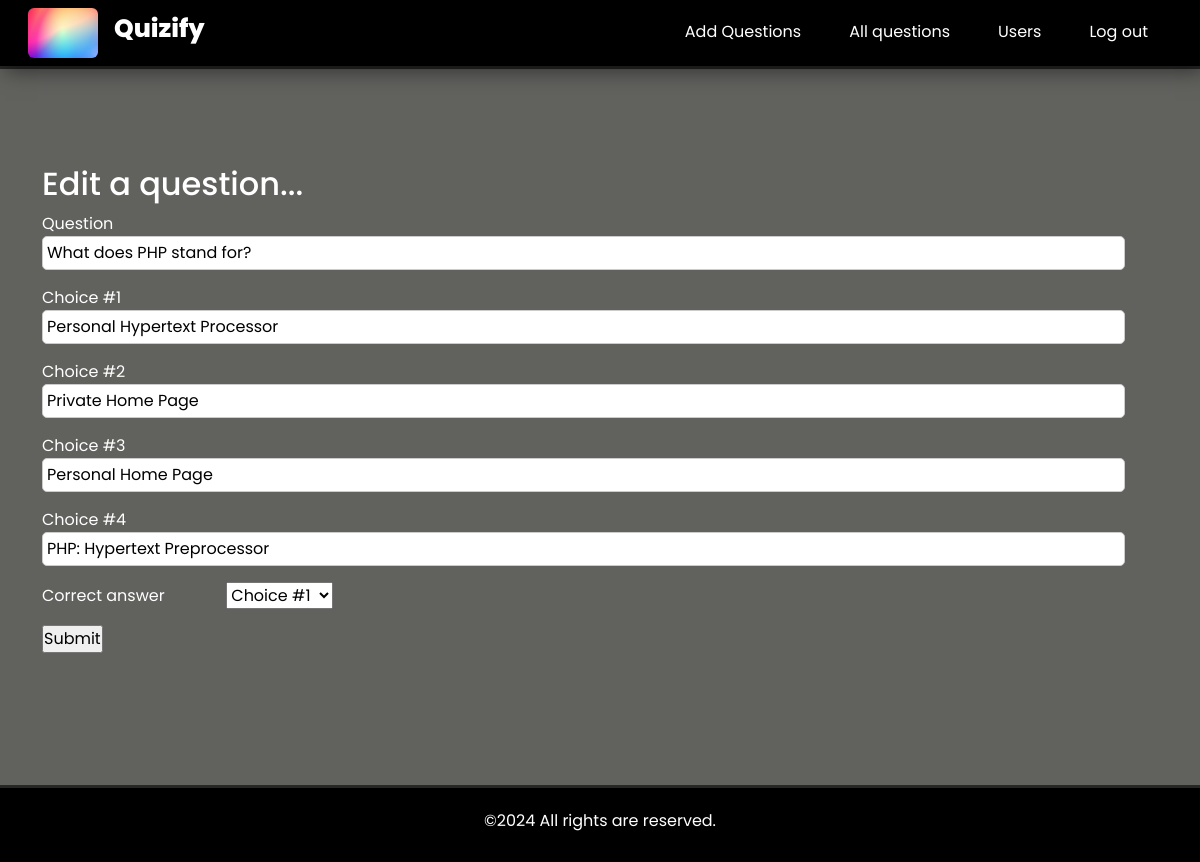
The app's page /editquestion.php?qno=1 (signed in) with its own data.
### tables this page shows
CREATE TABLE `questions` (
  `qid` int(11) NOT NULL,
  `qno` int(11) NOT NULL,
  `question` text NOT NULL,
  `ans1` text NOT NULL,
  `ans2` text NOT NULL,
  `ans3` text NOT NULL,
  `ans4` text NOT NULL,
  `correct_answer` varchar(1) NOT NULL
);

### editquestion.php (the view, shortened to what this page needs)
<?php include "config.php";
if (isset($_SESSION['user_name'])) {
	?>
<?php
if (isset($_GET['qno'])) {
	$qno = mysqli_real_escape_string($conn , $_GET['qno']);
	if (is_numeric($qno)) {
		$query = "SELECT * FROM questions WHERE qno = '$qno' ";
		$run = mysqli_query($conn, $query) or die(mysqli_error($conn));
		if (mysqli_num_rows($run) > 0) {
			while ($row = mysqli_fetch_array($run)) {
                 $question = $row['question'];
                 $ans1 = $row['ans1'];
                 $ans2 = $row['ans2'];
                 $ans3 = $row['ans3'];
                 $ans4 = $row['ans4'];
			}
		}
		else {
			echo "<script> alert('error');
			window.location.href = 'allquestions.php'; </script>" ;
		}
	}
	else {
		header("location: allquestions.php");
	}
}
?>
<!DOCTYPE html>
<html>
	<head>
		<link rel="stylesheet" type="text/css" href="css/style.css">
	</head>
	<body>
		<main>
		<section>
			<div class="container">
				<h2>Edit a question...</h2>
				<form method="post" action="">
					<p>
						<label>Question</label>
						<input type="text" name="question" required="" value="<?php echo $question; ?>">
					</p>
					<p>
						<label>Choice #1</label>
						<input type="text" name="choice1" required="" value="<?php echo $ans1; ?>">
					</p>
					<p>
						<label>Choice #2</label>
						<input type="text" name="choice2" required="" value="<?php echo $ans2; ?>">
					</p>
					<p>
						<label>Choice #3</label>
						<input type="text" name="choice3" required="" value="<?php echo $ans3; ?>">
					</p>
					<p>
						<label>Choice #4</label>
						<input type="text" name="choice4" required="" value="<?php echo $ans4; ?>">
					</p>
					<p>
						<label>Correct answer</label>
						<select name="answer" >
                        <option value="a">Choice #1 </option>
                    </select>
					</p>
					<p>
						<input type="submit" name="submit" value="Submit">
					</p>
				</form>
			</div>
			</section>
		</main>
	</body>
</html>
<?php }
else {
	header("location: login_form.php");
}
?>

### css/style.css (style rules this page uses)
body { font-family: arial; font-size: 15px; line-height: 1.6em; }
li { list-style: none; }
a { text-decoration: none; }
label { display: inline-block; width: 180px; }
input[type='text'] { width: 97%; padding: 4px; border-radius: 5px; border:1px #ccc solid; }
.container { width: 60%; margin: 0 auto; overflow: auto; }
header { border-bottom: 3px #272726 solid; background: #3A3A36; color: white; }
footer { border-top: 3px #272726 solid; background: #3A3A36; color: #BBBBB9; text-align: center; padding-top: 5px; padding-bottom: 5px; }
main { padding-bottom: 20px; background: #61615E; color: white; }

### css/style2.css (style rules this page uses)
* { margin: 0; padding: 0; font-family: 'Poppins', sans-serif; }
#navbar { left:0; top: 0; z-index: 100; padding: .5rem 1rem; box-shadow: 5px 5px 20px rgba(0,0,0,.5); background-color: black; }
.navbar .navbar-brand { font-size: 25px; font-weight: 800; color: white; }
#navbarSupportedContent a { color: white !important; border-bottom: 2px solid transparent; }
.logo { height: 50px; width: 70px; border-radius: 3px; }
section { width:100%; min-height: 87vh; display: flex; justify-content: center; align-items: center; }
footer { position: sticky !important; bottom: 0px; top: 100%; }

### records on screen
questions: question "What does PHP stand for?", choice1 "Personal Hypertext Processor", choice2 "Private Home Page", choice3 "Personal Home Page", choice4 "PHP: Hypertext Preprocessor"
